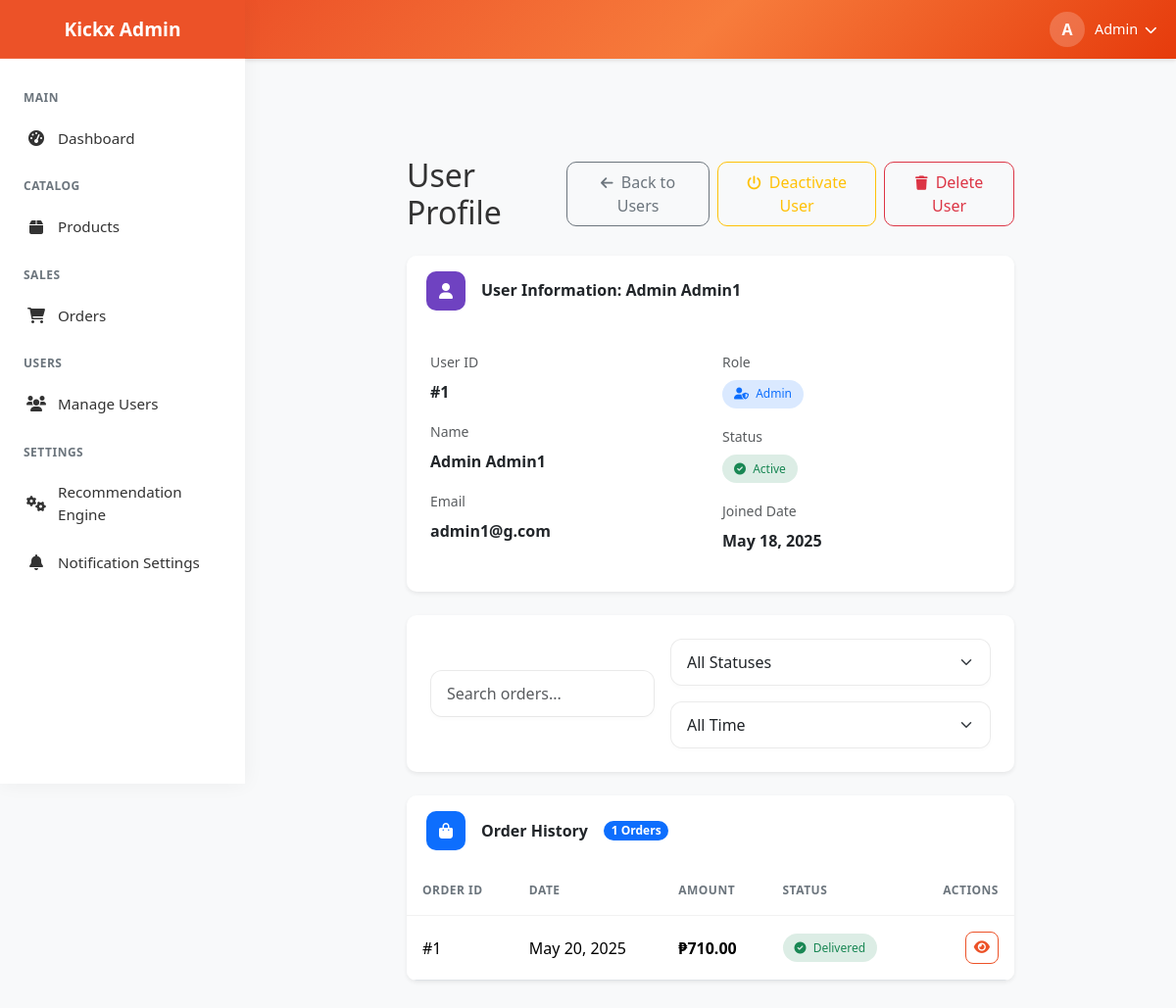
Page /admin/user/1 (signed in) on the committed database.
### kickx_app.py (models this page shows, shortened)
class User(db.Model, UserMixin):
    __tablename__ = 'users'
    id: Mapped[int] = mapped_column(primary_key=True, autoincrement=True)
    username: Mapped[str] = mapped_column(String(64), unique=True, nullable=False)
    email: Mapped[str] = mapped_column(String(120), unique=True, nullable=False)
    password_hash: Mapped[str] = mapped_column(String(128))
    first_name: Mapped[str] = mapped_column(String(64), nullable=True)
    last_name: Mapped[str] = mapped_column(String(64), nullable=True)
    created_at: Mapped[datetime] = mapped_column(default=datetime.utcnow)
    is_active: Mapped[bool] = mapped_column(Boolean, default=True)
    is_admin: Mapped[bool] = mapped_column(Boolean, default=False)
    orders = relationship('Order', back_populates='user', lazy='dynamic')
    reviews = relationship('Review', back_populates='user', lazy='dynamic')
    cart = relationship('Cart', back_populates='user', uselist=False)
    wishlist = relationship('Wishlist', back_populates='user', uselist=False)
    addresses = relationship('Address', back_populates='user', lazy='dynamic')
    notifications = relationship('Notification', back_populates='user', lazy='dynamic')

class Order(db.Model):
    __tablename__ = 'order'
    id: Mapped[int] = mapped_column(primary_key=True, autoincrement=True)
    user_id: Mapped[int] = mapped_column(ForeignKey('users.id'), nullable=False)
    status: Mapped[str] = mapped_column(String(20), default='pending')
    payment_status: Mapped[str] = mapped_column(String(20), default='pending')
    payment_id: Mapped[str] = mapped_column(String(64), nullable=True)
    payment_method: Mapped[str] = mapped_column(String(20), default='paypal')
    total_amount: Mapped[float] = mapped_column(Float, nullable=False)
    shipping_address: Mapped[str] = mapped_column(Text, nullable=False)
    shipping_city: Mapped[str] = mapped_column(String(64), nullable=False)
    shipping_state: Mapped[str] = mapped_column(String(64), nullable=False)
    shipping_zip: Mapped[str] = mapped_column(String(20), nullable=False)
    shipping_country: Mapped[str] = mapped_column(String(64), nullable=False)
    tracking_number: Mapped[str] = mapped_column(String(64), nullable=True)
    shipping_cost: Mapped[float] = mapped_column(Float, default=0.0)
    discount_amount: Mapped[float] = mapped_column(Float, default=0.0)
    processing_date: Mapped[datetime] = mapped_column(DateTime, nullable=True)
    shipping_date: Mapped[datetime] = mapped_column(DateTime, nullable=True)
    delivery_date: Mapped[datetime] = mapped_column(DateTime, nullable=True)
    created_at: Mapped[datetime] = mapped_column(default=datetime.utcnow)
    updated_at: Mapped[datetime] = mapped_column(default=datetime.utcnow, onupdate=datetime.utcnow)
    user = relationship('User', back_populates='orders')
    items = relationship('OrderItem', back_populates='order', lazy='dynamic', cascade='all, delete-orphan')

### kickx_app.py (the view)
@app.route('/admin/user/<int:user_id>')
@login_required
def admin_view_user(user_id):
    if not current_user.is_admin:
        flash('You do not have permission to access the admin area!', 'danger')
        return redirect(url_for('index'))
    user = User.query.get_or_404(user_id)
    orders = Order.query.filter_by(user_id=user.id).order_by(Order.created_at.desc()).all()
    addresses = Address.query.filter_by(user_id=user.id).all()
    return render_template('admin/view_user.html', user=user, orders=orders, addresses=addresses)

### templates/admin/view_user.html (shortened to what this page needs)
{% extends "admin/layout.html" %}
{% block content %}
<div class="admin-content container-fluid mx-auto" style="max-width: 1200px;">
    <div class="d-flex justify-content-between align-items-center mb-4">
        <h2 class="mb-0">User Profile</h2>
        <div class="d-flex gap-2">
            <a href="{{ url_for('admin_users') }}" class="btn btn-outline-secondary">
                <i class="fas fa-arrow-left me-1"></i> Back to Users
            </a>
            <button type="button" class="btn btn-outline-warning" data-bs-toggle="modal" data-bs-target="#statusModal">
                <i class="fas fa-power-off me-1"></i> {{ 'Deactivate' if user.is_active else 'Activate' }} User
            </button>
            <button type="button" class="btn btn-outline-danger" data-bs-toggle="modal" data-bs-target="#deleteModal">
                <i class="fas fa-trash me-1"></i> Delete User
            </button>
        </div>
    </div>
    <div class="dashboard-card card border-0 shadow-sm mb-4">
        <div class="card-header bg-white py-3 border-0">
            <div class="d-flex align-items-center">
                <div class="card-icon users-icon me-3">
                    <i class="fas fa-user"></i>
                </div>
                <h5 class="card-title mb-0">{% if user %}User Information: {{ user.first_name }} {{ user.last_name }}{% else %}User Information{% endif %}</h5>
            </div>
        </div>
        <div class="card-body p-4">
            <div class="row">
                <div class="col-md-6">
                    <div class="mb-3">
                        <label class="form-label text-muted small">User ID</label>
                        <p class="fw-bold">#{{ user.id }}</p>
                    </div>
                    <div class="mb-3">
                        <label class="form-label text-muted small">Name</label>
                        <p class="fw-bold">{{ user.first_name }} {{ user.last_name }}</p>
                    </div>
                    <div class="mb-3">
                        <label class="form-label text-muted small">Email</label>
                        <p class="fw-bold">{{ user.email }}</p>
                    </div>
                </div>
                <div class="col-md-6">
                    <div class="mb-3">
                        <label class="form-label text-muted small">Role</label>
                        <p>
                            {% if user.is_admin %}
                            <span class="status-badge status-processing">
                                <i class="fas fa-user-shield me-1"></i> Admin
                            </span>
                            {% else %}
                            <span class="status-badge status-shipped">
                                <i class="fas fa-user me-1"></i> User
                            </span>
                            {% endif %}
                        </p>
                    </div>
                    <div class="mb-3">
                        <label class="form-label text-muted small">Status</label>
                        <p>
                            {% if user.is_active %}
                            <span class="status-badge status-delivered">
                                <i class="fas fa-check-circle me-1"></i> Active
                            </span>
                            {% else %}
                            <span class="status-badge status-cancelled">
                                <i class="fas fa-times-circle me-1"></i> Inactive
                            </span>
                            {% endif %}
                        </p>
                    </div>
                    <div class="mb-3">
                        <label class="form-label text-muted small">Joined Date</label>
                        <p class="fw-bold">{{ user.created_at.strftime('%B %d, %Y') }}</p>
                    </div>
                </div>
            </div>
        </div>
    </div>
    <div class="dashboard-card card border-0 shadow-sm mb-4">
        <div class="card-body p-4">
            <div class="row align-items-center g-3">
                <div class="col-md-5">
                    <div class="search-section">
                        <input type="text" class="form-control search-input" placeholder="Search orders..." id="order-search">
                    </div>
                </div>
                <div class="col-md-7">
                    <div class="d-flex gap-3 flex-wrap justify-content-md-end">
                        <select class="form-select" id="status-filter">
                            <option value="">All Statuses</option>
                        </select>
                        <select class="form-select" id="date-filter">
                            <option value="">All Time</option>
                        </select>
                    </div>
                </div>
            </div>
        </div>
    </div>
    <div class="dashboard-card card border-0 shadow-sm mb-4">
        <div class="card-header bg-white py-3 border-0">
            <div class="d-flex align-items-center justify-content-between">
                <div class="d-flex align-items-center">
                    <div class="card-icon orders-icon me-3">
                        <i class="fas fa-shopping-bag"></i>
                    </div>
                    <h5 class="card-title mb-0">Order History</h5>
                </div>
                <span class="badge bg-primary rounded-pill mx-3">{{ orders|length }} Orders</span>
            </div>
        </div>
        <div class="card-body p-0">
            <div class="table-responsive">
                <table class="table table-hover admin-table mb-0">
                    <thead>
                        <tr>
                            <th>Order ID</th>
                            <th>Date</th>
                            <th>Amount</th>
                            <th>Status</th>
                            <th class="text-end">Actions</th>
                        </tr>
                    </thead>
                    <tbody class="order-rows">
                        {% for order in orders %}
                        <tr class="order-row">
                            <td>#{{ order.id }}</td>
                            <td>{{ order.created_at.strftime('%b %d, %Y') }}</td>
                            <td class="fw-bold">₱{{ "%.2f"|format(order.total_amount) }}</td>
                            <td>
                                {% if order.status == 'pending' %}
                                <span class="status-badge status-pending">
                                    <i class="fas fa-clock me-1"></i> {{ order.status }}
                                </span>
                                {% elif order.status == 'processing' %}
                                <span class="status-badge status-processing">
                                    <i class="fas fa-cog me-1"></i> {{ order.status }}
                                </span>
                                {% elif order.status == 'shipped' %}
                                <span class="status-badge status-shipped">
                                    <i class="fas fa-truck me-1"></i> {{ order.status }}
                                </span>
                                {% elif order.status == 'delivered' %}
                                <span class="status-badge status-delivered">
                                    <i class="fas fa-check-circle me-1"></i> {{ order.status }}
                                </span>
                                {% elif order.status == 'cancelled' %}
                                <span class="status-badge status-cancelled">
                                    <i class="fas fa-times-circle me-1"></i> {{ order.status }}
                                </span>
                                {% else %}
                                <span class="status-badge">{{ order.status }}</span>
                                {% endif %}
                            </td>
                            <td class="text-end">
                                <div class="d-flex justify-content-end">
                                    <a href="{{ url_for('admin_order_detail', order_id=order.id) }}" class="btn btn-sm btn-outline-primary" data-bs-toggle="tooltip" title="View Order">
                                        <i class="fas fa-eye"></i>
                                    </a>
                                </div>
                            </td>
                        </tr>
                        {% endfor %}
                    </tbody>
                </table>
            </div>
        </div>
    </div>
</div>
{% endblock %}

### templates/admin/layout.html (shortened to what this page needs)
<!DOCTYPE html>
<html lang="en">
<head>
    <link rel="stylesheet" href="https://cdnjs.cloudflare.com/ajax/libs/font-awesome/6.0.0/css/all.min.css">
    {{ bootstrap.load_css() }}
</head>
<body>
    <div class="admin-sidebar" id="sidebar">
        <div class="sidebar-header d-flex align-items-center justify-content-center">
            <h1 class="brand-name text-center">Kickx Admin</h1>
        </div>
        <ul class="sidebar-menu">
            <li class="menu-title">MAIN</li>
            <a href="{{ url_for('admin_dashboard') }}" class="menu-item {% if request.endpoint == 'admin_dashboard' %}active{% endif %}">
                <i class="fas fa-tachometer-alt"></i> Dashboard
            </a>
            <li class="menu-title">CATALOG</li>
            <a href="{{ url_for('admin_products') }}" class="menu-item {% if 'admin_products' in request.endpoint %}active{% endif %}">
                <i class="fas fa-box"></i> Products
            </a>
            <li class="menu-title">SALES</li>
            <a href="{{ url_for('admin_orders') }}" class="menu-item {% if 'admin_orders' in request.endpoint %}active{% endif %}">
                <i class="fas fa-shopping-cart"></i> Orders
            </a>
            <li class="menu-title">USERS</li>
            <a href="{{ url_for('admin_users') }}" class="menu-item {% if 'admin_users' in request.endpoint %}active{% endif %}">
                <i class="fas fa-users"></i> Manage Users
            </a>
            <li class="menu-title">SETTINGS</li>
            <a href="{{ url_for('admin_recommendation_engine') }}" class="menu-item {% if request.endpoint == 'admin_recommendation_engine'%}active{% endif %}">
                <i class="fas fa-cogs"></i> Recommendation Engine
            </a>
            <a href="{{ url_for('admin_notification_settings') }}" class="menu-item {% if request.endpoint == 'admin_notification_settings'%}active{% endif %}">
                <i class="fas fa-bell"></i> Notification Settings
            </a>
        </ul>
    </div>
    <div class="admin-topbar">
        <div class="user-dropdown">
            <div class="admin-avatar">
                {{ current_user.first_name[0] }}
            </div>
            <div class="admin-name">
                {{ current_user.first_name }} <i class="fas fa-chevron-down ms-1" style="font-size: 0.8rem;"></i>
            </div>
        </div>
    </div>
    <div class="admin-content">
        <div class="content-wrapper mx-auto" style="max-width: 1400px;">
            {% block content %}{% endblock %}
        </div>
    </div>
</body>
</html>

### rows in the picture
User: first_name "A", first_name "Admin", is_active "Deactivate", last_name "Admin1", id "1", email "admin1@g.com", created_at "May 18, 2025"
Order: id "1", created_at "May 20, 2025", total_amount "710.00", status "Delivered"

### other values in the picture
{{ orders|length }} "1"
